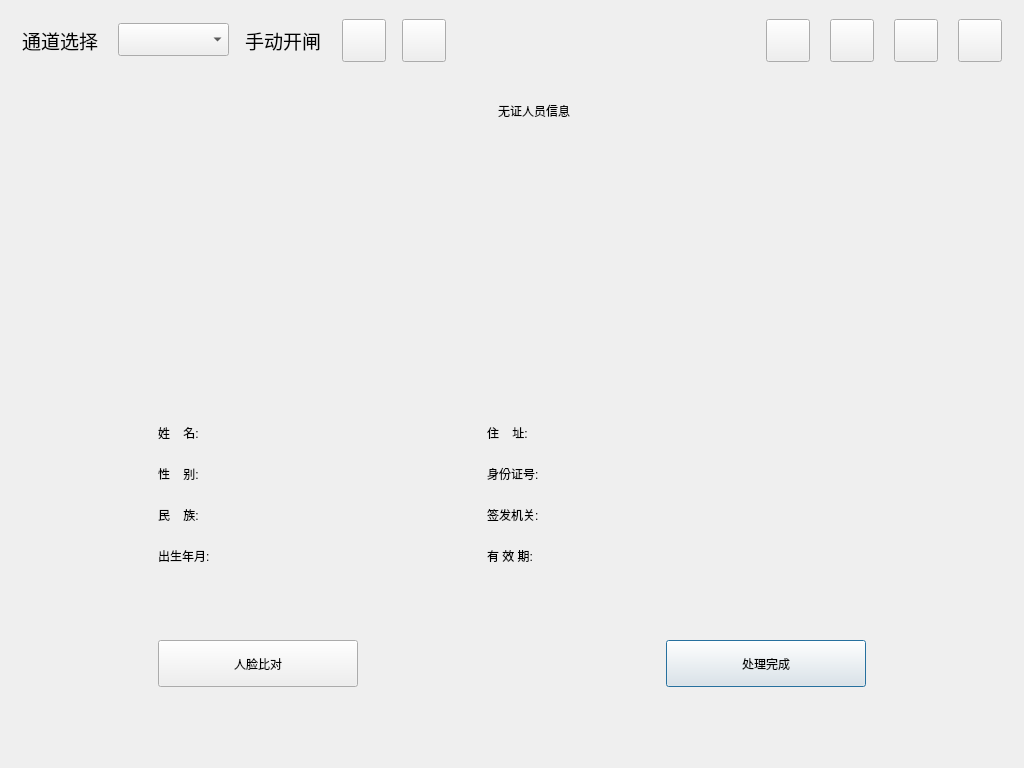
<?xml version="1.0" encoding="UTF-8"?>
<ui version="4.0">
 <class>NoCardDialog</class>
 <widget class="QDialog" name="NoCardDialog">
  <property name="geometry">
   <rect>
    <x>0</x>
    <y>0</y>
    <width>1024</width>
    <height>768</height>
   </rect>
  </property>
  <property name="windowTitle">
   <string>Dialog</string>
  </property>
  <widget class="QWidget" name="widget_head" native="true">
   <property name="geometry">
    <rect>
     <x>0</x>
     <y>0</y>
     <width>1024</width>
     <height>80</height>
    </rect>
   </property>
   <property name="styleSheet">
    <string notr="true"/>
   </property>
   <widget class="QToolButton" name="toolButton_exit">
    <property name="geometry">
     <rect>
      <x>958</x>
      <y>19</y>
      <width>44</width>
      <height>43</height>
     </rect>
    </property>
    <property name="font">
     <font>
      <pointsize>14</pointsize>
     </font>
    </property>
    <property name="styleSheet">
     <string notr="true"/>
    </property>
    <property name="text">
     <string/>
    </property>
   </widget>
   <widget class="QToolButton" name="toolButton_switch">
    <property name="geometry">
     <rect>
      <x>766</x>
      <y>19</y>
      <width>44</width>
      <height>43</height>
     </rect>
    </property>
    <property name="font">
     <font>
      <pointsize>14</pointsize>
     </font>
    </property>
    <property name="styleSheet">
     <string notr="true"/>
    </property>
    <property name="text">
     <string/>
    </property>
   </widget>
   <widget class="QLabel" name="label_1">
    <property name="geometry">
     <rect>
      <x>22</x>
      <y>25</y>
      <width>91</width>
      <height>30</height>
     </rect>
    </property>
    <property name="font">
     <font>
      <pointsize>14</pointsize>
     </font>
    </property>
    <property name="text">
     <string>通道选择</string>
    </property>
   </widget>
   <widget class="QComboBox" name="comboBox_chanel">
    <property name="geometry">
     <rect>
      <x>118</x>
      <y>23</y>
      <width>111</width>
      <height>33</height>
     </rect>
    </property>
    <property name="font">
     <font>
      <pointsize>14</pointsize>
     </font>
    </property>
    <property name="styleSheet">
     <string notr="true"/>
    </property>
   </widget>
   <widget class="QToolButton" name="toolButton_shutdown">
    <property name="geometry">
     <rect>
      <x>830</x>
      <y>19</y>
      <width>44</width>
      <height>43</height>
     </rect>
    </property>
    <property name="font">
     <font>
      <pointsize>14</pointsize>
     </font>
    </property>
    <property name="styleSheet">
     <string notr="true"/>
    </property>
    <property name="text">
     <string/>
    </property>
   </widget>
   <widget class="QToolButton" name="toolButton_opengate">
    <property name="geometry">
     <rect>
      <x>342</x>
      <y>19</y>
      <width>44</width>
      <height>43</height>
     </rect>
    </property>
    <property name="font">
     <font>
      <pointsize>14</pointsize>
     </font>
    </property>
    <property name="styleSheet">
     <string notr="true"/>
    </property>
    <property name="text">
     <string/>
    </property>
   </widget>
   <widget class="QToolButton" name="toolButton_restart">
    <property name="geometry">
     <rect>
      <x>894</x>
      <y>19</y>
      <width>44</width>
      <height>43</height>
     </rect>
    </property>
    <property name="font">
     <font>
      <pointsize>14</pointsize>
     </font>
    </property>
    <property name="styleSheet">
     <string notr="true"/>
    </property>
    <property name="text">
     <string/>
    </property>
   </widget>
   <widget class="QLabel" name="label_2">
    <property name="geometry">
     <rect>
      <x>245</x>
      <y>25</y>
      <width>91</width>
      <height>30</height>
     </rect>
    </property>
    <property name="font">
     <font>
      <pointsize>14</pointsize>
     </font>
    </property>
    <property name="text">
     <string>手动开闸</string>
    </property>
   </widget>
   <widget class="QLabel" name="label_curtime">
    <property name="geometry">
     <rect>
      <x>530</x>
      <y>31</y>
      <width>231</width>
      <height>22</height>
     </rect>
    </property>
    <property name="font">
     <font>
      <pointsize>14</pointsize>
     </font>
    </property>
    <property name="text">
     <string/>
    </property>
   </widget>
   <widget class="QToolButton" name="toolButton_opengate_2">
    <property name="geometry">
     <rect>
      <x>402</x>
      <y>19</y>
      <width>44</width>
      <height>43</height>
     </rect>
    </property>
    <property name="font">
     <font>
      <pointsize>14</pointsize>
     </font>
    </property>
    <property name="styleSheet">
     <string notr="true"/>
    </property>
    <property name="text">
     <string/>
    </property>
   </widget>
  </widget>
  <widget class="QWidget" name="widget_nocard_main" native="true">
   <property name="geometry">
    <rect>
     <x>0</x>
     <y>80</y>
     <width>1024</width>
     <height>688</height>
    </rect>
   </property>
   <widget class="QWidget" name="widget_page_switch_nocard" native="true">
    <property name="geometry">
     <rect>
      <x>22</x>
      <y>0</y>
      <width>980</width>
      <height>666</height>
     </rect>
    </property>
    <widget class="QLabel" name="label_nocard_content">
     <property name="geometry">
      <rect>
       <x>312</x>
       <y>10</y>
       <width>400</width>
       <height>41</height>
      </rect>
     </property>
     <property name="text">
      <string>无证人员信息</string>
     </property>
     <property name="alignment">
      <set>Qt::AlignCenter</set>
     </property>
    </widget>
    <widget class="QLabel" name="label_nocard_gate">
     <property name="geometry">
      <rect>
       <x>880</x>
       <y>10</y>
       <width>50</width>
       <height>48</height>
      </rect>
     </property>
     <property name="text">
      <string/>
     </property>
    </widget>
    <widget class="QLabel" name="label_nocard_pic1">
     <property name="geometry">
      <rect>
       <x>136</x>
       <y>100</y>
       <width>145</width>
       <height>178</height>
      </rect>
     </property>
     <property name="text">
      <string/>
     </property>
    </widget>
    <widget class="QLabel" name="label_nocard_pic2">
     <property name="geometry">
      <rect>
       <x>417</x>
       <y>100</y>
       <width>145</width>
       <height>178</height>
      </rect>
     </property>
     <property name="text">
      <string/>
     </property>
    </widget>
    <widget class="QLabel" name="label_nocard_pic3">
     <property name="geometry">
      <rect>
       <x>698</x>
       <y>100</y>
       <width>145</width>
       <height>178</height>
      </rect>
     </property>
     <property name="text">
      <string/>
     </property>
    </widget>
    <widget class="QLabel" name="label_nocard_static1">
     <property name="geometry">
      <rect>
       <x>136</x>
       <y>337</y>
       <width>81</width>
       <height>31</height>
      </rect>
     </property>
     <property name="text">
      <string>姓    名:</string>
     </property>
    </widget>
    <widget class="QLabel" name="label_nocard_static2">
     <property name="geometry">
      <rect>
       <x>136</x>
       <y>378</y>
       <width>81</width>
       <height>31</height>
      </rect>
     </property>
     <property name="text">
      <string>性    别:</string>
     </property>
    </widget>
    <widget class="QLabel" name="label_nocard_static3">
     <property name="geometry">
      <rect>
       <x>136</x>
       <y>419</y>
       <width>81</width>
       <height>31</height>
      </rect>
     </property>
     <property name="text">
      <string>民    族:</string>
     </property>
    </widget>
    <widget class="QLabel" name="label_nocard_static4">
     <property name="geometry">
      <rect>
       <x>136</x>
       <y>460</y>
       <width>81</width>
       <height>31</height>
      </rect>
     </property>
     <property name="text">
      <string>出生年月:</string>
     </property>
    </widget>
    <widget class="QLabel" name="label_nocard_name">
     <property name="geometry">
      <rect>
       <x>222</x>
       <y>337</y>
       <width>221</width>
       <height>31</height>
      </rect>
     </property>
     <property name="text">
      <string/>
     </property>
    </widget>
    <widget class="QLabel" name="label_nocard_sex">
     <property name="geometry">
      <rect>
       <x>222</x>
       <y>378</y>
       <width>221</width>
       <height>31</height>
      </rect>
     </property>
     <property name="text">
      <string/>
     </property>
    </widget>
    <widget class="QLabel" name="label_nocard_nation">
     <property name="geometry">
      <rect>
       <x>222</x>
       <y>419</y>
       <width>221</width>
       <height>31</height>
      </rect>
     </property>
     <property name="text">
      <string/>
     </property>
    </widget>
    <widget class="QLabel" name="label_nocard_birthday">
     <property name="geometry">
      <rect>
       <x>222</x>
       <y>460</y>
       <width>221</width>
       <height>31</height>
      </rect>
     </property>
     <property name="text">
      <string/>
     </property>
    </widget>
    <widget class="QLabel" name="label_nocard_static5">
     <property name="geometry">
      <rect>
       <x>465</x>
       <y>337</y>
       <width>81</width>
       <height>31</height>
      </rect>
     </property>
     <property name="text">
      <string>住    址:</string>
     </property>
    </widget>
    <widget class="QLabel" name="label_nocard_static6">
     <property name="geometry">
      <rect>
       <x>465</x>
       <y>378</y>
       <width>81</width>
       <height>31</height>
      </rect>
     </property>
     <property name="text">
      <string>身份证号:</string>
     </property>
    </widget>
    <widget class="QLabel" name="label_nocard_static7">
     <property name="geometry">
      <rect>
       <x>465</x>
       <y>419</y>
       <width>81</width>
       <height>31</height>
      </rect>
     </property>
     <property name="text">
      <string>签发机关:</string>
     </property>
    </widget>
    <widget class="QLabel" name="label_nocard_static8">
     <property name="geometry">
      <rect>
       <x>465</x>
       <y>460</y>
       <width>81</width>
       <height>31</height>
      </rect>
     </property>
     <property name="text">
      <string>有 效 期:</string>
     </property>
    </widget>
    <widget class="QLabel" name="label_nocard_address">
     <property name="geometry">
      <rect>
       <x>550</x>
       <y>337</y>
       <width>420</width>
       <height>31</height>
      </rect>
     </property>
     <property name="text">
      <string/>
     </property>
     <property name="alignment">
      <set>Qt::AlignLeading|Qt::AlignLeft|Qt::AlignVCenter</set>
     </property>
     <property name="wordWrap">
      <bool>true</bool>
     </property>
    </widget>
    <widget class="QLabel" name="label_nocard_cardno">
     <property name="geometry">
      <rect>
       <x>550</x>
       <y>378</y>
       <width>420</width>
       <height>31</height>
      </rect>
     </property>
     <property name="text">
      <string/>
     </property>
    </widget>
    <widget class="QLabel" name="label_nocard_department">
     <property name="geometry">
      <rect>
       <x>550</x>
       <y>419</y>
       <width>420</width>
       <height>31</height>
      </rect>
     </property>
     <property name="text">
      <string/>
     </property>
    </widget>
    <widget class="QLabel" name="label_nocard_date">
     <property name="geometry">
      <rect>
       <x>550</x>
       <y>460</y>
       <width>420</width>
       <height>31</height>
      </rect>
     </property>
     <property name="text">
      <string/>
     </property>
    </widget>
    <widget class="QPushButton" name="pushButton_nocard_deal">
     <property name="geometry">
      <rect>
       <x>644</x>
       <y>560</y>
       <width>200</width>
       <height>47</height>
      </rect>
     </property>
     <property name="text">
      <string>处理完成</string>
     </property>
    </widget>
    <widget class="QPushButton" name="pushButton_nocard_verifyno">
     <property name="geometry">
      <rect>
       <x>136</x>
       <y>560</y>
       <width>200</width>
       <height>47</height>
      </rect>
     </property>
     <property name="text">
      <string>人脸比对</string>
     </property>
    </widget>
   </widget>
  </widget>
 </widget>
 <resources/>
 <connections/>
</ui>
